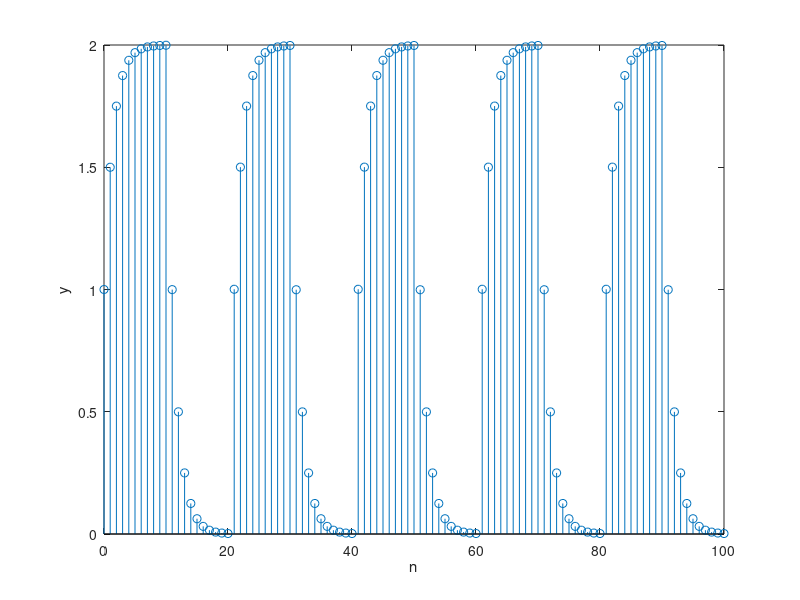

Source code (MATLAB):
 n = [ 0 1 2 3 4 5 6 7 8 9 10 11 12 13 14 15 16 17 18 19 20 21 22 23 24 25 26 27 28 29 30 31 32 33 34 35 36 37 38 39 40 41 42 43 44 45 46 47 48 49 50 51 52 53 54 55 56 57 58 59 60 61 62 63 64 65 66 67 68 69 70 71 72 73 74 75 76 77 78 79 80 81 82 83 84 85 86 87 88 89 90 91 92 93 94 95 96 97 98 99 100 ];
 y = [ 1 1.5 1.75 1.875 1.9375 1.96875 1.984375 1.9921875 1.99609375 1.998046875 1.9990234375 0.99951171875 0.499755859375 0.2498779296875 0.12493896484375 0.062469482421875 0.0312347412109375 0.0156173706054688 0.00780868530273438 0.00390434265136719 0.00195217132568359 1.00097608566284 1.50048804283142 1.75024402141571 1.87512201070786 1.93756100535393 1.96878050267696 1.98439025133848 1.99219512566924 1.99609756283462 1.99804878141731 0.999024390708655 0.499512195354328 0.249756097677164 0.124878048838582 0.0624390244192909 0.0312195122096455 0.0156097561048227 0.00780487805241137 0.00390243902620568 0.00195121951310284 1.00097560975655 1.50048780487828 1.75024390243914 1.87512195121957 1.93756097560978 1.96878048780489 1.98439024390245 1.99219512195122 1.99609756097561 1.99804878048781 0.999024390243903 0.499512195121951 0.249756097560976 0.124878048780488 0.0624390243902439 0.031219512195122 0.015609756097561 0.00780487804878049 0.00390243902439025 0.00195121951219512 1.0009756097561 1.50048780487805 1.75024390243902 1.87512195121951 1.93756097560976 1.96878048780488 1.98439024390244 1.99219512195122 1.99609756097561 1.9980487804878 0.999024390243902 0.499512195121951 0.249756097560976 0.124878048780488 0.0624390243902439 0.031219512195122 0.015609756097561 0.00780487804878049 0.00390243902439024 0.00195121951219512 1.0009756097561 1.50048780487805 1.75024390243902 1.87512195121951 1.93756097560976 1.96878048780488 1.98439024390244 1.99219512195122 1.99609756097561 1.9980487804878 0.999024390243902 0.499512195121951 0.249756097560976 0.124878048780488 0.0624390243902439 0.031219512195122 0.015609756097561 0.00780487804878049 0.00390243902439024 0.00195121951219512 ];
figure;
stem(n,y);
xlabel('n'); ylabel('y')
